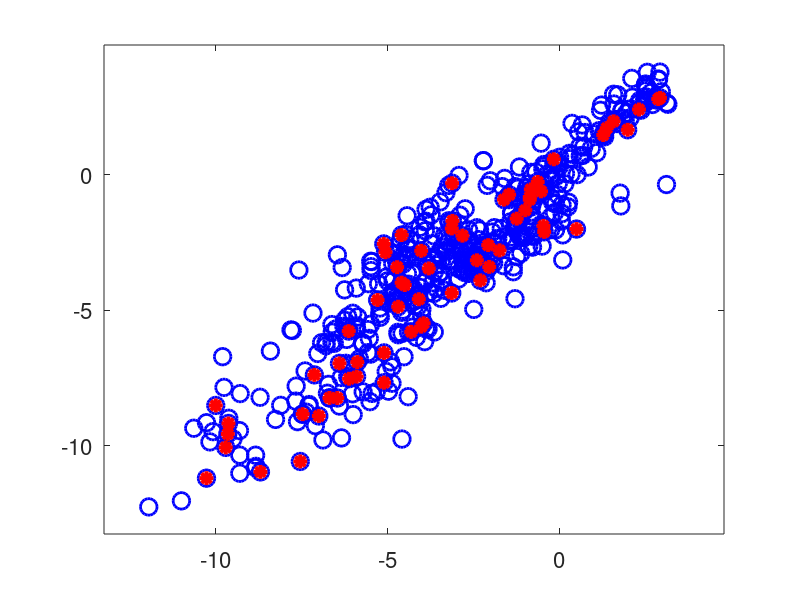

The MATLAB script that drew this image: (Note: this script raises an error after producing the figure.)
clear all
title_font = 'Helvetica';
legend_font = 'Helvetica';
label_font = 'Helvetica';
title_font_size = 18;
legend_font_size = 14;
label_font_size = 18;
load('RunCosmoBondii.mat');
data = load('RunCosmoBondii.mat');

[~, index] = ismember(data.training_set,data.mol_list);
close all
%% TOTAL SOLVATION ENERGY
fig = figure('Renderer', 'painters', 'Position', [8 6 800 600]);
plot(data.ref,data.calc,'bo','markers',12,'linewidth',2);
hold on
plot(data.ref(index),data.calc(index),'r*','markers',10,'linewidth',3)
xmax = max([max(data.ref) max(data.calc)]);
xmin = min([min(data.ref) min(data.calc)]);
axis([xmin-1 xmax+1 xmin-1 xmax+1]);
set(gca,'FontSize',16)
foo = refline(1,0);
set(foo,'Linewidth',2,'color','k');
num_tr_data = length(data.training_set);
num_data = length(data.mol_list);
xlabel("$\Delta\,G_{\,expt}^{\,solv}$ " + "water" + ...
           " (kcal/mol)","Interpreter","latex",...
           'FontName',label_font,'FontSize',label_font_size)
ylabel("$\Delta\,G_{\,calc,\mathrm{COSMO}}^{\,solv}$ " + "water" + ...
       " (kcal/mol)","Interpreter","latex",...
       'FontName',label_font,'FontSize',label_font_size)

title({"Experimental vs. COSMO predicted solvation energies of "+num_data...
           "solutes in water"+" using a training set of length "+num_tr_data},...
           'FontName',label_font,'FontSize',title_font_size)
rmse = rms(data.ref-data.calc);
rmsErr = sprintf('%4.2f',rmse);
rmse_tr = rms(data.ref(index)-data.calc(index));
rmsErrTr = sprintf('%4.2f',rmse_tr);
legend({"RMSE Training-set = "+rmsErr+" kcal/mol","RMSE Training-set = "+rmsErrTr+" kcal/mol"},...
      'FontName',legend_font,'FontSize',legend_font_size,"Interpreter","latex")
set(legend,'location','northwest')
fileName= sprintf('cosmo_vs_expt.pdf');
orient(fig,'landscape')
print(fig,fileName,'-dpdf')
%% NONPOLAR
fig = figure('Renderer', 'painters', 'Position', [8 6 800 600]);
np_cosmo = np;
plot(data.np_mob,np_cosmo,'bo','markers',12,'linewidth',2);
hold on
plot(data.np_mob(index),np_cosmo(index),'r*','markers',10,'linewidth',3)
xmax = max([max(data.np_mob) max(np_cosmo)]);
xmin = min([min(data.np_mob) min(np_cosmo)]);
axis([xmin-1 xmax+1 xmin-1 xmax+1]);
set(gca,'FontSize',16)
foo = refline(1,0);
set(foo,'Linewidth',2,'color','k');
num_tr_data = length(data.training_set);
num_data = length(data.mol_list);
xlabel("$\Delta\,G_{\,MD}^{\,solv,np}$ " + "water" + ...
           " (kcal/mol)","Interpreter","latex",...
           'FontName',label_font,'FontSize',label_font_size)
ylabel("$\Delta\,G_{\,calc,\mathrm{COSMO}}^{\,solv,np}$ " + "water" + ...
       " (kcal/mol)","Interpreter","latex",...
       'FontName',label_font,'FontSize',label_font_size)

title({"MD (Mobley) vs. COSMO predicted nonpolar energies of "+num_data...
           "solutes in water"+" using a training set of length "+num_tr_data},...
           'FontName',label_font,'FontSize',title_font_size)
rmse = rms(data.np_mob-np_cosmo);
rmsErr = sprintf('%4.2f',rmse);
rmse_tr = rms(data.np_mob(index)-np_cosmo(index));
rmsErrTr = sprintf('%4.2f',rmse_tr);
legend({"RMSE Test-set = "+rmsErr+" kcal/mol","RMSE Training-set = "+rmsErrTr+" kcal/mol"},...
      'FontName',legend_font,'FontSize',legend_font_size,"Interpreter","latex")
set(legend,'location','northwest')
fileName= sprintf('cosmo_vs_mob_np.pdf');
orient(fig,'landscape')
print(fig,fileName,'-dpdf')

%% Dispersion
fig = figure('Renderer', 'painters', 'Position', [8 6 800 600]);
disp_cosmo = data.disp;
plot(data.disp_mob,disp_cosmo,'bo','markers',12,'linewidth',2);
hold on
plot(data.disp_mob(index),disp_cosmo(index),'r*','markers',10,'linewidth',3)
xmax = max([max(data.disp_mob) max(disp_cosmo)]);
xmin = min([min(data.disp_mob) min(disp_cosmo)]);
axis([xmin-1 xmax+1 xmin-1 xmax+1]);
set(gca,'FontSize',16)
foo = refline(1,0);
set(foo,'Linewidth',2,'color','k');
num_tr_data = length(data.training_set);
num_data = length(data.mol_list);
xlabel("$\Delta\,G_{\,MD}^{\,solv,disp}$ " + "water" + ...
           " (kcal/mol)","Interpreter","latex",...
           'FontName',label_font,'FontSize',label_font_size)
ylabel("$\Delta\,G_{\,calc,\mathrm{COSMO}}^{\,solv,disp}$ " + "water" + ...
       " (kcal/mol)","Interpreter","latex",...
       'FontName',label_font,'FontSize',label_font_size)

title({"MD (Mobley) vs. COSMO predicted dispersion energies of "+num_data...
           "solutes in water"+" using a training set of length "+num_tr_data},...
           'FontName',label_font,'FontSize',title_font_size)
rmse = rms(data.disp_mob-disp_cosmo);
rmsErr = sprintf('%4.2f',rmse);
rmse_tr = rms(data.disp_mob(index)-disp_cosmo(index));
rmsErrTr = sprintf('%4.2f',rmse_tr);
legend({"RMSE Training-set = "+rmsErr+" kcal/mol","RMSE Training-set = "+rmsErrTr+" kcal/mol"},...
      'FontName',legend_font,'FontSize',legend_font_size,"Interpreter","latex")
set(legend,'location','northwest')
fileName= sprintf('cosmo_vs_mob_disp.pdf');
orient(fig,'landscape')
print(fig,fileName,'-dpdf')
%% Cavity
fig = figure('Renderer', 'painters', 'Position', [8 6 800 600]);
cav_cosmo = data.cav;%+data.comb;
plot(data.cav_mob,cav_cosmo,'bo','markers',12,'linewidth',2);
hold on
plot(data.cav_mob(index),cav_cosmo(index),'r*','markers',10,'linewidth',3)
xmax = max([max(data.cav_mob) max(cav_cosmo)]);
xmin = min([min(data.cav_mob) min(cav_cosmo)]);
axis([xmin-1 xmax+1 xmin-1 xmax+1]);
set(gca,'FontSize',16)
foo = refline(1,0);
set(foo,'Linewidth',2,'color','k');
num_tr_data = length(data.training_set);
num_data = length(data.mol_list);
xlabel("$\Delta\,G_{\,MD}^{\,solv,cav}$ " + "water" + ...
           " (kcal/mol)","Interpreter","latex",...
           'FontName',label_font,'FontSize',label_font_size)
ylabel("$\Delta\,G_{\,calc,\mathrm{COSMO}}^{\,solv,cav}$ " + "water" + ...
       " (kcal/mol)","Interpreter","latex",...
       'FontName',label_font,'FontSize',label_font_size)

title({"MD (Mobley) vs. COSMO predicted cavity energies of "+num_data...
           "solutes in water"+" using a training set of length "+num_tr_data},...
           'FontName',label_font,'FontSize',title_font_size)
rmse = rms(data.cav_mob-cav_cosmo);
rmsErr = sprintf('%4.2f',rmse);
rmse_tr = rms(data.cav_mob(index)-cav_cosmo(index));
rmsErrTr = sprintf('%4.2f',rmse_tr);
legend({"RMSE Training-set = "+rmsErr+" kcal/mol","RMSE Training-set = "+rmsErrTr+" kcal/mol"},...
      'FontName',legend_font,'FontSize',legend_font_size,"Interpreter","latex")
set(legend,'location','northwest')
fileName= sprintf('cosmo_vs_mob_cav.pdf');
orient(fig,'landscape')
print(fig,fileName,'-dpdf')
%% ES
fig = figure('Renderer', 'painters', 'Position', [8 6 800 600]);
plot(data.es_mob,data.es,'bo','markers',12,'linewidth',2);
hold on
plot(data.es_mob(index),data.es(index),'r*','markers',10,'linewidth',3)
xmax = max([max(data.es_mob) max(data.es)]);
xmin = min([min(data.es_mob) min(data.es)]);
axis([xmin-1 xmax+1 xmin-1 xmax+1]);
set(gca,'FontSize',16)
foo = refline(1,0);
set(foo,'Linewidth',2,'color','k');
num_tr_data = length(data.training_set);
num_data = length(data.mol_list);
xlabel("$\Delta\,G_{\,MD}^{\,solv,es}$ " + "water" + ...
           " (kcal/mol)","Interpreter","latex",...
           'FontName',label_font,'FontSize',label_font_size)
ylabel("$\Delta\,G_{\,calc,\mathrm{COSMO}}^{\,solv,es}$ " + "water" + ...
       " (kcal/mol)","Interpreter","latex",...
       'FontName',label_font,'FontSize',label_font_size)

title({"MD (Mobley) vs. COSMO predicted electrostatic energies of "+num_data...
           "solutes in water"+" using a training set of length "+num_tr_data},...
           'FontName',label_font,'FontSize',title_font_size)
rmse = rms(data.es_mob-data.es);
rmsErr = sprintf('%4.2f',rmse);
rmse_tr = rms(data.es_mob(index)-data.es(index));
rmsErrTr = sprintf('%4.2f',rmse_tr);
legend({"RMSE Training-set = "+rmsErr+" kcal/mol","RMSE Training-set = "+rmsErrTr+" kcal/mol"},...
      'FontName',legend_font,'FontSize',legend_font_size,"Interpreter","latex")
set(legend,'location','northwest')
fileName= sprintf('cosmo_vs_es_np.pdf');
orient(fig,'landscape')
print(fig,fileName,'-dpdf')
%% ES + HB
fig = figure('Renderer', 'painters', 'Position', [8 6 800 600]);
es = data.es+data.hb;
plot(data.es_mob,es,'bo','markers',12,'linewidth',2);
hold on
plot(data.es_mob(index),es(index),'r*','markers',10,'linewidth',3)
xmax = max([max(data.es_mob) max(es)]);
xmin = min([min(data.es_mob) min(es)]);
axis([xmin-1 xmax+1 xmin-1 xmax+1]);
set(gca,'FontSize',16)
foo = refline(1,0);
set(foo,'Linewidth',2,'color','k');
num_tr_data = length(data.training_set);
num_data = length(data.mol_list);
xlabel("$\Delta\,G_{\,MD}^{\,solv,es}$ " + "water" + ...
           " (kcal/mol)","Interpreter","latex",...
           'FontName',label_font,'FontSize',label_font_size)
ylabel("$\Delta\,G_{\,calc,\mathrm{COSMO}}^{\,solv,es+HB}$ " + "water" + ...
       " (kcal/mol)","Interpreter","latex",...
       'FontName',label_font,'FontSize',label_font_size)

title({"MD (Mobley) vs. COSMO predicted electrostatic (+HB) energies of "+num_data...
           "solutes in water"+" using a training set of length "+num_tr_data},...
           'FontName',label_font,'FontSize',title_font_size)
rmse = rms(data.es_mob-es);
rmsErr = sprintf('%4.2f',rmse);
rmse_tr = rms(data.es_mob(index)-es(index));
rmsErrTr = sprintf('%4.2f',rmse_tr);
legend({"RMSE Training-set = "+rmsErr+" kcal/mol","RMSE Training-set = "+rmsErrTr+" kcal/mol"},...
      'FontName',legend_font,'FontSize',legend_font_size,"Interpreter","latex")
set(legend,'location','northwest')
fileName= sprintf('cosmo_vs_eshb_np.pdf');
orient(fig,'landscape')
print(fig,fileName,'-dpdf')
%% ES_original_SLIC vs Mobley
fig = figure('Renderer', 'painters', 'Position', [8 6 800 600]);
es = data.es_SLIC;
plot(data.es_mob,es,'bo','markers',12,'linewidth',2);
xmax = max([max(data.es_mob) max(es)]);
xmin = min([min(data.es_mob) min(es)]);
axis([xmin-1 xmax+1 xmin-1 xmax+1]);
set(gca,'FontSize',16)
foo = refline(1,0);
set(foo,'Linewidth',2,'color','k');
num_tr_data = length(data.training_set);
num_data = length(data.mol_list);
xlabel("$\Delta\,G_{\,MD}^{\,solv,es}$ " + "water" + ...
           " (kcal/mol)","Interpreter","latex",...
           'FontName',label_font,'FontSize',label_font_size)
ylabel("$\Delta\,G_{\,calc,\mathrm{SLIC}}^{\,solv,es}$ " + "water" + ...
       " (kcal/mol)","Interpreter","latex",...
       'FontName',label_font,'FontSize',label_font_size)

title({"MD (Mobley) vs. SLIC$ predicted electrostatic energies of "+num_data...
           "solutes in water"+" using a training set of length "+num_tr_data},...
           'FontName',label_font,'FontSize',title_font_size)
rmse = rms(data.es_mob-es);
rmsErr = sprintf('%4.2f',rmse);
legend({"RMSE Training-set = "+rmsErr+" kcal/mol"},...
      'FontName',legend_font,'FontSize',legend_font_size,"Interpreter","latex")
set(legend,'location','northwest')
fileName= sprintf('SLIC_vs_mob_es.pdf');
orient(fig,'landscape')
print(fig,fileName,'-dpdf')
%% ES_original_SLIC vs ES_cosmo_SLIC
fig = figure('Renderer', 'painters', 'Position', [8 6 800 600]);
es = data.es_SLIC;
plot(data.es,es,'bo','markers',12,'linewidth',2);
xmax = max([max(data.es) max(es)]);
xmin = min([min(data.es) min(es)]);
axis([xmin-1 xmax+1 xmin-1 xmax+1]);
set(gca,'FontSize',16)
foo = refline(1,0);
set(foo,'Linewidth',2,'color','k');
num_tr_data = length(data.training_set);
num_data = length(data.mol_list);
xlabel("$\Delta\,G_{\,calc,\mathrm{COSMO}}^{\,solv,es}$ " + "water" + ...
           " (kcal/mol)","Interpreter","latex",...
           'FontName',label_font,'FontSize',label_font_size)
ylabel("$\Delta\,G_{\,calc,\mathrm{SLIC}}^{\,solv,es}$ " + "water" + ...
       " (kcal/mol)","Interpreter","latex",...
       'FontName',label_font,'FontSize',label_font_size)

title({"MD (Mobley) vs. SLIC$ predicted electrostatic energies of "+num_data...
           "solutes in water"+" using a training set of length "+num_tr_data},...
           'FontName',label_font,'FontSize',title_font_size)
rmse = rms(data.es-es);
rmsErr = sprintf('%4.2f',rmse);
legend({"RMSE Training-set = "+rmsErr+" kcal/mol"},...
      'FontName',legend_font,'FontSize',legend_font_size,"Interpreter","latex")
set(legend,'location','northwest')
fileName= sprintf('SLIC_vs_cosmo_es.pdf');
orient(fig,'landscape')
print(fig,fileName,'-dpdf')
% %% Dispersion slsl vs slsv
% fig = figure('Renderer', 'painters', 'Position', [8 6 800 600]);
% plot(data.disp_slsl,data.disp_slsv,'bo','markers',12,'linewidth',2);
% hold on
% plot(data.disp_slsl(index),data.disp_slsv(index),'r*','markers',10,'linewidth',3)
% xmax = max([max(data.disp_slsl) max(data.disp_slsv)]);
% xmin = min([min(data.disp_slsl) min(data.disp_slsv)]);
% axis([xmin-1 xmax+1 xmin-1 xmax+1]);
% set(gca,'FontSize',16)
% foo = refline(1,0);
% set(foo,'Linewidth',2,'color','k');
% num_tr_data = length(data.training_set);
% num_data = length(data.mol_list);
% xlabel("$\Delta\,G_{\,calc,\mathrm{COSMO}}^{\,solv,disp-slsl}$ " + "water" + ...
%            " (kcal/mol)","Interpreter","latex",...
%            'FontName',label_font,'FontSize',label_font_size)
% ylabel("$\Delta\,G_{\,calc,\mathrm{COSMO}}^{\,solv,disp-slsv}$ " + "water" + ...
%        " (kcal/mol)","Interpreter","latex",...
%        'FontName',label_font,'FontSize',label_font_size)
% 
% title({"MD (Mobley) vs. COSMO predicted dispersion energies of "+num_data...
%            "solutes in water"+" using a training set of length "+num_tr_data},...
%            'FontName',label_font,'FontSize',title_font_size)
% rmse = rms(data.disp_slsl-data.disp_slsv);
% rmsErr = sprintf('%4.2f',rmse);
% rmse_tr = rms(data.disp_slsl(index)-data.disp_slsv(index));
% rmsErrTr = sprintf('%4.2f',rmse_tr);
% legend({"RMSE Training-set = "+rmsErr+" kcal/mol","RMSE Training-set = "+rmsErrTr+" kcal/mol"},...
%       'FontName',legend_font,'FontSize',legend_font_size,"Interpreter","latex")
% set(legend,'location','northwest')
% fileName= sprintf('cosmo_disp.pdf');
% orient(fig,'landscape')
% print(fig,fileName,'-dpdf')